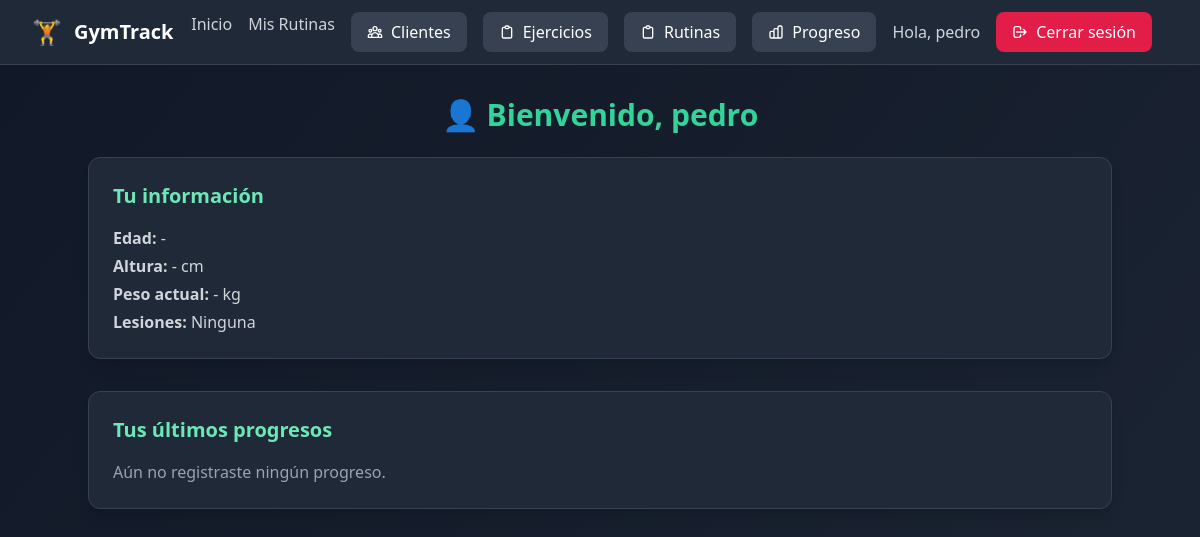
The app's page /cliente/dashboard/ (signed in) with its own data.
### usuarios/models.py (models this page shows, shortened)
class Usuario(AbstractUser):
    ROLES = [
        ("admin", "Administrador"),
        ("entrenador", "Entrenador"),
        ("cliente", "Cliente"),
    ]
    rol = models.CharField(max_length=20, choices=ROLES, default="cliente")

### clientes/models.py (models this page shows, shortened)
class Cliente(models.Model):
    usuario = models.OneToOneField(
        settings.AUTH_USER_MODEL,
        on_delete=models.CASCADE,
        related_name="perfil_cliente",
        null=True, blank=True
    )
    entrenadores = models.ManyToManyField(
        settings.AUTH_USER_MODEL,
        related_name="clientes",
        blank=True
    )
    nombre = models.CharField(max_length=100)
    edad = models.PositiveIntegerField(null=True, blank=True)
    altura_cm = models.PositiveIntegerField(null=True, blank=True)
    peso_kg = models.FloatField(null=True, blank=True)
    lesiones = models.TextField(blank=True, help_text="Anotar lesiones o complicaciones")

### panel_cliente/views.py (the view)
# urls.py: path("dashboard/", views.dashboard_cliente, name="dashboard"),
@login_required
def dashboard_cliente(request):
    if request.user.rol != "cliente":
        messages.error(request, "No tienes acceso a este panel.")
        return redirect("home")
    cliente = request.user.perfil_cliente
    progresos_recientes = ProgresoEjercicio.objects.filter(cliente=cliente).order_by("-fecha")[:5]
    return render(request, "panel_cliente/dashboard.html", {
        "cliente": cliente,
        "progresos_recientes": progresos_recientes,
    })

### panel_cliente/templates/panel_cliente/dashboard.html (shortened to what this page needs)
{% extends "base.html" %}
{% block content %}
<div class="min-h-screen bg-gradient-to-br from-gray-900 to-gray-800 text-gray-100 py-8 px-4">
  <div class="max-w-5xl mx-auto">
    <h1 class="text-3xl font-bold mb-6 text-center text-emerald-400">👤 Bienvenido, {{ cliente.nombre }}</h1>
    <div class="bg-gray-800 rounded-xl p-6 shadow-lg mb-8 border border-gray-700">
      <h2 class="text-xl font-semibold mb-4 text-emerald-300">Tu información</h2>
      <ul class="space-y-1 text-gray-300">
        <li><strong>Edad:</strong> {{ cliente.edad|default:"-" }}</li>
        <li><strong>Altura:</strong> {{ cliente.altura_cm|default:"-" }} cm</li>
        <li><strong>Peso actual:</strong> {{ cliente.peso_kg|default:"-" }} kg</li>
        <li><strong>Lesiones:</strong> {{ cliente.lesiones|default:"Ninguna" }}</li>
      </ul>
    </div>
    <div class="bg-gray-800 rounded-xl p-6 shadow-lg border border-gray-700">
      <h2 class="text-xl font-semibold mb-4 text-emerald-300">Tus últimos progresos</h2>
      {% if progresos_recientes %}
      <table class="min-w-full divide-y divide-gray-700">
        <thead class="bg-gray-700">
          <tr>
            <th class="px-4 py-2 text-left">Ejercicio</th>
            <th class="px-4 py-2 text-left">Peso (kg)</th>
            <th class="px-4 py-2 text-left">Reps</th>
            <th class="px-4 py-2 text-left">Fecha</th>
          </tr>
        </thead>
        <tbody class="divide-y divide-gray-700">
          {% for p in progresos_recientes %}
          <tr>
            <td class="px-4 py-2">{{ p.ejercicio.nombre }}</td>
            <td class="px-4 py-2">{{ p.peso }}</td>
            <td class="px-4 py-2">{{ p.repeticiones }}</td>
            <td class="px-4 py-2">{{ p.fecha|date:"d/m/Y" }}</td>
          </tr>
          {% endfor %}
        </tbody>
      </table>
      {% else %}
      <p class="text-gray-400">Aún no registraste ningún progreso.</p>
      {% endif %}
    </div>
  </div>
</div>
{% endblock %}

### templates/base.html (shortened to what this page needs)
<!DOCTYPE html>
<html lang="es">
  <head>
    <script src="https://cdn.tailwindcss.com"></script>
  </head>
  <body class="bg-gradient-to-br from-gray-900 to-gray-800 min-h-screen">
    <nav class="bg-gray-800 border-b border-gray-700 shadow-lg">
      <div class="max-w-7xl mx-auto px-4 sm:px-6 lg:px-8">
        <div class="flex justify-between items-center h-16">
          <div class="flex items-center">
            <a href="/" class="flex items-center space-x-3 text-xl font-bold text-white hover:text-emerald-400 transition-colors">
              <span class="text-2xl">🏋️</span>
              <span class="hidden sm:inline">GymTrack</span>
            </a>
          </div>
{% if user.is_authenticated and user.rol == "cliente" %}
<nav class="bg-gray-800 border-b border-gray-700 py-3 px-4 flex gap-4 justify-center text-gray-300">
  <a href="{% url 'panel_cliente:dashboard' %}" class="hover:text-emerald-400">Inicio</a>
  <a href="{% url 'panel_cliente:rutinas' %}" class="hover:text-emerald-400">Mis Rutinas</a>
{% endif %}
          <div class="hidden md:flex items-center space-x-4">
            <a href="{% url 'clientes:lista' %}" class="inline-flex items-center px-4 py-2 bg-gray-700 hover:bg-gray-600 text-white font-medium rounded-lg transition-colors">
              Clientes
            </a>
            <a href="{% url 'ejercicios:lista' %}" class="inline-flex items-center px-4 py-2 bg-gray-700 hover:bg-gray-600 text-white font-medium rounded-lg transition-colors">
              <svg class="w-4 h-4 mr-2" fill="none" stroke="currentColor" viewBox="0 0 24 24">
                <path stroke-linecap="round" stroke-linejoin="round" stroke-width="2" d="M9 5H7a2 2 0 00-2 2v12a2 2 0 002 2h10a2 2 0 002-2V7a2 2 0 00-2-2h-2M9 5a2 2 0 002 2h2a2 2 0 002-2M9 5a2 2 0 012-2h2a2 2 0 012 2"></path>
              </svg>
              Ejercicios
            </a>
            <a href="{% url 'rutinas:lista' %}" class="inline-flex items-center px-4 py-2 bg-gray-700 hover:bg-gray-600 text-white font-medium rounded-lg transition-colors">
              <svg class="w-4 h-4 mr-2" fill="none" stroke="currentColor" viewBox="0 0 24 24">
                <path stroke-linecap="round" stroke-linejoin="round" stroke-width="2" d="M9 5H7a2 2 0 00-2 2v12a2 2 0 002 2h10a2 2 0 002-2V7a2 2 0 00-2-2h-2M9 5a2 2 0 002 2h2a2 2 0 002-2M9 5a2 2 0 012-2h2a2 2 0 012 2"></path>
              </svg>
              Rutinas
            </a>
            <a href="{% url 'progreso:index' %}" class="inline-flex items-center px-4 py-2 bg-gray-700 hover:bg-gray-600 text-white font-medium rounded-lg transition-colors">
              Progreso
            </a>
          </div>
          <div class="hidden md:flex items-center space-x-4">
            {% if user.is_authenticated %}
              <span class="text-gray-300 font-medium">Hola, {{ user.username }}</span>
              <a href="{% url 'usuarios:logout' %}" class="inline-flex items-center px-4 py-2 bg-rose-600 hover:bg-rose-500 text-white font-medium rounded-lg transition-colors">
                <svg class="w-4 h-4 mr-2" fill="none" stroke="currentColor" viewBox="0 0 24 24">
                  <path stroke-linecap="round" stroke-linejoin="round" stroke-width="2" d="M17 16l4-4m0 0l-4-4m4 4H7m6 4v1a3 3 0 01-3 3H6a3 3 0 01-3-3V7a3 3 0 013-3h4a3 3 0 013 3v1"></path>
                </svg>
                Cerrar sesión
              </a>
            {% endif %}
          </div>
        </div>
      </div>
    </nav>
    <main class="flex-1">
      {% block content %}{% endblock %}
    </main>
  </body>
</html>

### records on screen
Usuario: username "pedro"
Cliente: nombre "pedro", edad "-", altura_cm "-", peso_kg "-", lesiones "Ninguna"
